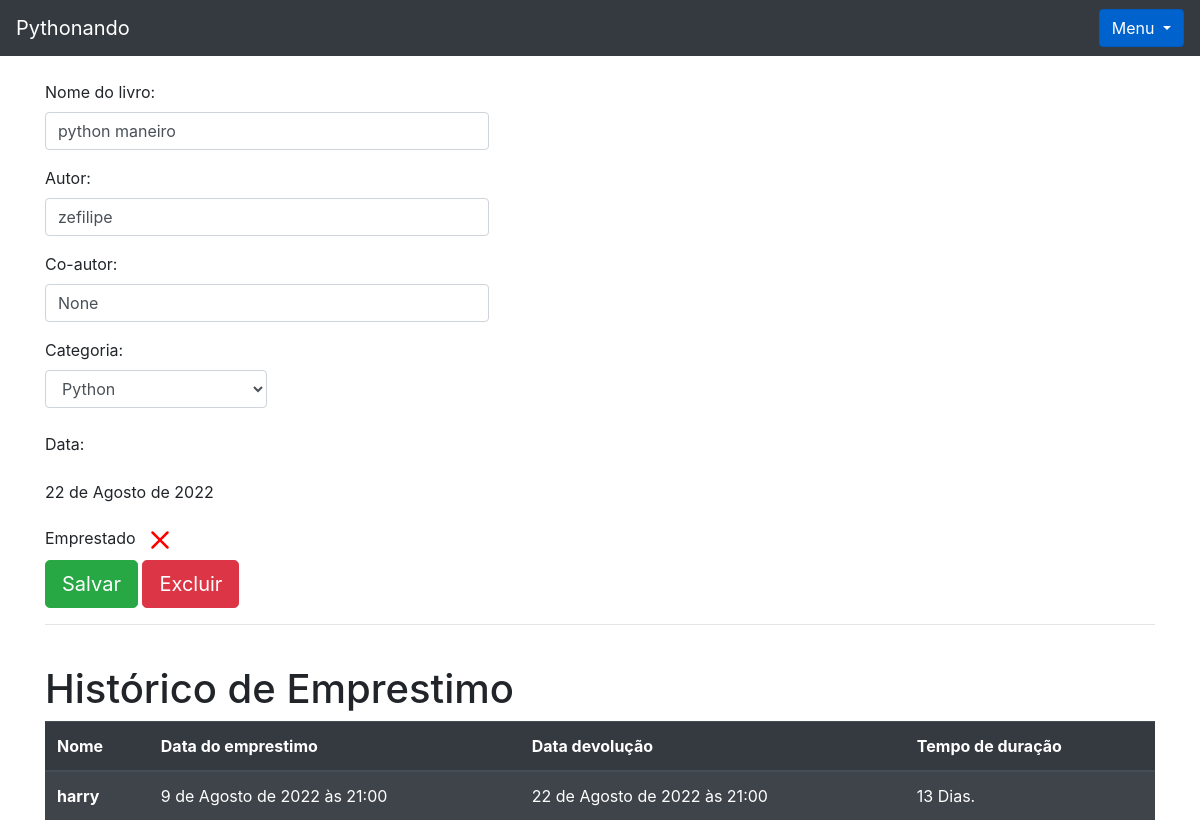
The page /livro/ver_livro/3 (signed in) on the database as committed earlier.
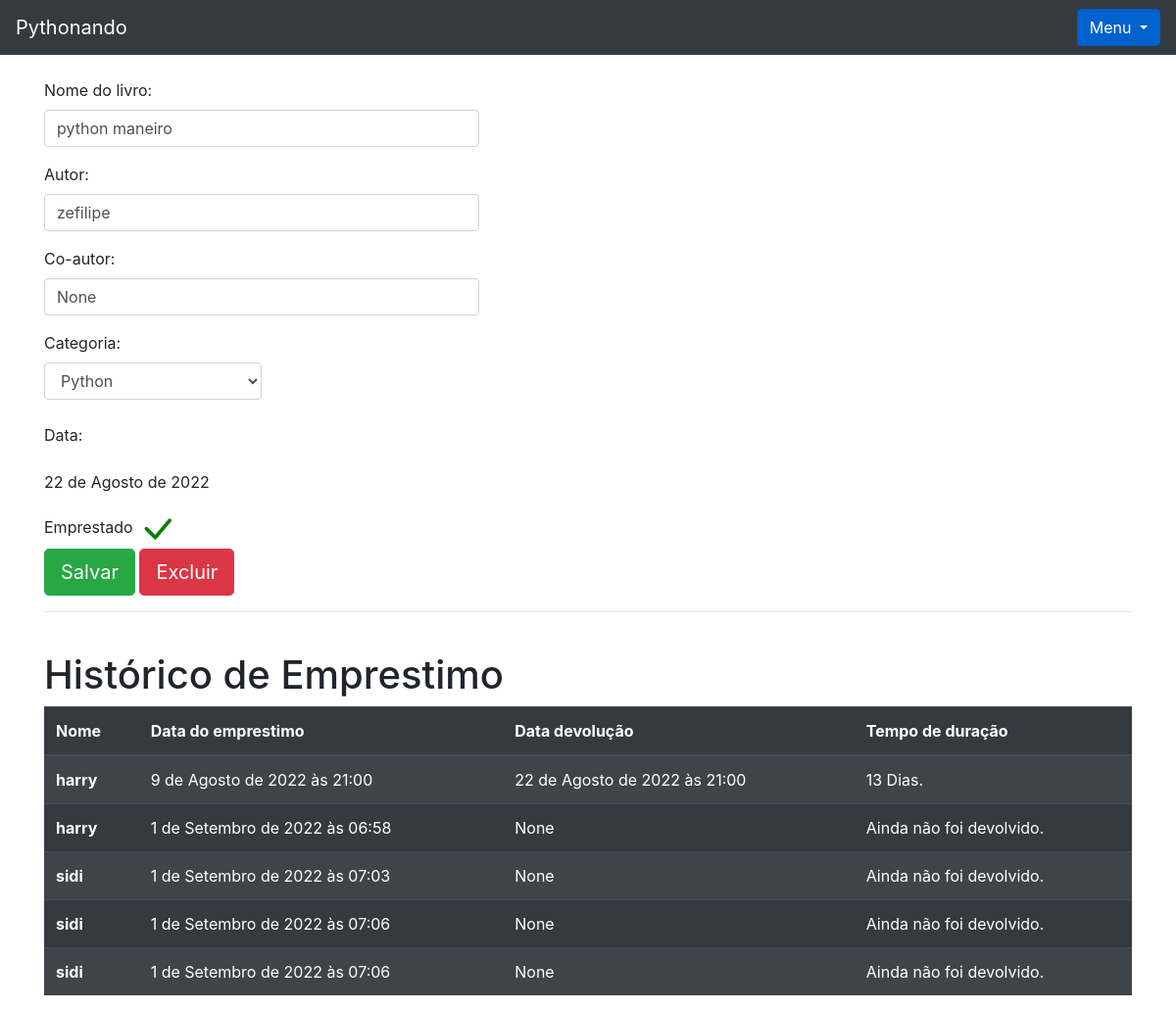
The same page on the database as committed later.
### livro/models.py (models this page shows, shortened)
class Emprestimos(models.Model):
    choices = (
        ('P', 'Péssimo '),
        ('R', 'Ruim'),
        ('B', 'Bom'),
        ('O', 'Ótimo')
    )
    nome_emprestado = models.ForeignKey(Usuario, on_delete=models.DO_NOTHING,blank = True, null = True)
    nome_emprestado_anonimo = models.CharField(max_length = 30, blank = True, null = True)
    data_emprestimo = models.DateTimeField(default=datetime.datetime.now())
    data_devolucao = models.DateTimeField(blank = True, null = True)
    livro = models.ForeignKey(Livros, on_delete=models.DO_NOTHING)
    avaliacao = models.CharField(max_length=1, choices=choices, null=True, blank=True)

### usuarios/models.py (models this page shows)
class Usuario(models.Model):
    nome = models.CharField(max_length=30)
    email = models.EmailField()
    senha = models.CharField(max_length=64)
    def __str__(self) -> str:
        return self.nome

### livro/views.py (the view)
# urls.py: path('ver_livro/<int:id>', views.ver_livros, name='ver_livros'),#url dinamica
def ver_livros(request, id):
    if request.session.get('usuario'):
        livro = Livros.objects.get(id = id)
        if request.session.get('usuario') == livro.usuario.id:
            usuario = Usuario.objects.get(id = request.session['usuario'])
            categoria_livro = Categoria.objects.filter(usuario = request.session.get('usuario'))
            emprestimos = Emprestimos.objects.filter(livro = livro)
            form = CadastroLivro()
            form.fields['usuario'].initial = request.session['usuario']
            form_categoria = CategoriaLivro()
            usuarios = Usuario.objects.all()
            livros_emprestar = Livros.objects.filter(usuario = usuario).filter(emprestado = False)
            livros_emprestados = Livros.objects.filter(usuario = usuario).filter(emprestado = True)
            return render(request, 'ver_livro.html', {'livro': livro,
                                                      'categoria_livro': categoria_livro, 'emprestimos': emprestimos,
                                                      'usuario_logado':request.session.get('usuario'), 'form': form,
                                                      'id_livro': id,
                                                      'form_categoria': form_categoria, 'usuarios': usuarios, 'livros_emprestar': livros_emprestar, 'livros_emprestados': livros_emprestados,})
        else:
            return HttpResponse('este livro nao é seu')
    return redirect('/auth/login/?status=2')

### livro/forms.py
class CadastroLivro(forms.ModelForm):
    class Meta:
        model = Livros
        fields = "__all__"
    def __init__(self, *args, **kwargs):
        super().__init__(*args, **kwargs)
        self.fields['usuario'].widget = forms.HiddenInput()

class CategoriaLivro(forms.Form):
    nome = forms.CharField(max_length=30)
    descricao = forms.CharField(max_length=60)
    def __init__(self, *args, **kwargs):
        super().__init__(*args, **kwargs)
        self.fields['descricao'].widget = forms.Textarea()

### livro/models.py (called while the page is built)
    def __str__(self) -> str:
        return self.nome

### livro/templatetags/filtros.py (called while the page is built)
@register.filter
def mostra_duracao(value1, value2):
    if all((isinstance(value1, datetime), isinstance(value2, datetime))):
        dias = (value1 - value2).days
        texto = 'Dias'
        if dias == 1:
            texto = 'Dia'
        return f"{dias} {texto}."
    return "Ainda não foi devolvido."

### livro/templates/ver_livro.html (shortened to what this page needs)
{% extends 'base.html' %}
{% load filtros %}
{% block 'conteudo' %}
<div class="container">
    <br>
      <p>
        <label>Nome do livro:</label>
        <input style="width: 40%;" class="form-control" type="texte" value="{{livro.nome}}" name="nome_livro">
      </p>
      <p>
        <label>Autor:</label>
        <input style="width: 40%;" class="form-control" type="texte" value="{{livro.autor}}" name="autor">
      </p>
      <p>
        <label>Co-autor:</label>
        <input style="width: 40%;" class="form-control" type="texte" value="{{livro.co_autor}}" name="co_autor">
      </p>
      <label>Categoria:</label>
      <select style="width: 20%;" class="form-control" name="categoria">
        {% for i in categoria_livro %}
          {% if livro.categoria.nome == i.nome %}
            <option selected>{{i}}</option>
          {% else %}
            <option>{{i}}</option>
          {% endif %}
        {% endfor %}
      </select>
      <br>
      <p>
        <label>Data:</label>
        <p>{{livro.data_cadastro}}</p>
      </p>
      <label>Emprestado</label>
      <br>
      <input type="submit" class="btn btn-success btn-lg" value="Salvar">
    <button type="button" class="btn btn-danger btn-lg" data-toggle="modal" data-target="#exampleModal2">
      Excluir
    </button>
    <hr>
    <br>
    <h1>Histórico de Emprestimo</h1>
    <table class="table table-striped table-dark">
      <thead>
        <tr>
          <th scope="col">Nome</th>
          <th scope="col">Data do emprestimo</th>
          <th scope="col">Data devolução</th>
          <th scope="col">Tempo de duração</th>
        </tr>
      </thead>
      <tbody>
        {% for i in emprestimos%}
          <tr>
            {% if i.nome_emprestado_anonimo == None %}
            <th scope="row">{{i.nome_emprestado}}</th>
            {% else %}
            <th scope="row">{{i.nome_emprestado_anonimo}}</th>
            {% endif %}
            <td>{{i.data_emprestimo}}</td>
            <td>{{i.data_devolucao}}</td>
            <td>{{i.data_devolucao|mostra_duracao:i.data_emprestimo}} </td>
          </tr>
        {% endfor %}
      </tbody>
    </table>
    </div>
{% endblock %}

Rows that differ between the two databases and show on the page:
changed Livros "python maneiro": emprestado False → True (drawn)
added Emprestimos: nome_emprestado "harry", data_emprestimo "1 de Setembro de 2022 às 06:58", data_devolucao "None", data_devolucao|mostra_duracao "Ainda não foi devolvido."
added Emprestimos: nome_emprestado "sidi", data_emprestimo "1 de Setembro de 2022 às 07:03", data_devolucao "None", data_devolucao|mostra_duracao "Ainda não foi devolvido."
added Emprestimos: nome_emprestado "sidi", data_emprestimo "1 de Setembro de 2022 às 07:06", data_devolucao "None", data_devolucao|mostra_duracao "Ainda não foi devolvido."
added Emprestimos: nome_emprestado "sidi", data_emprestimo "1 de Setembro de 2022 às 07:06", data_devolucao "None", data_devolucao|mostra_duracao "Ainda não foi devolvido."
